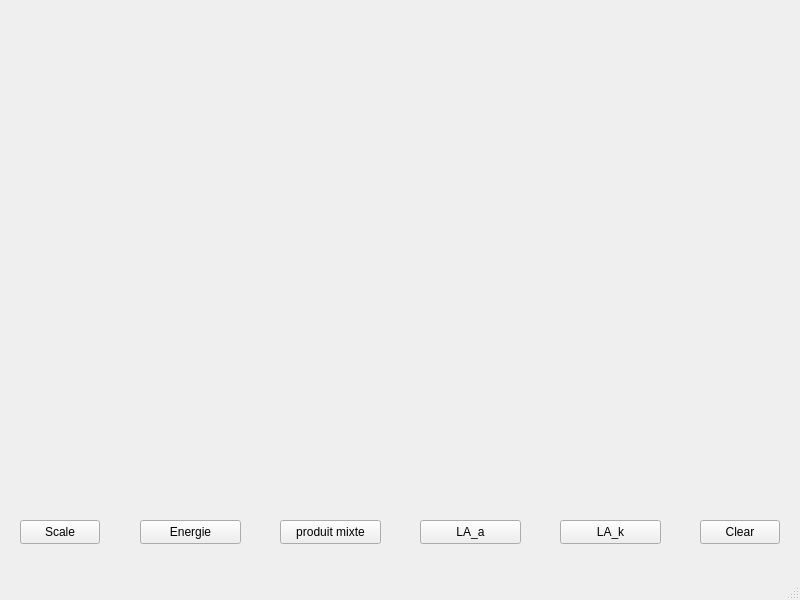
<?xml version="1.0" encoding="UTF-8"?>
<ui version="4.0">
 <class>MainWindow</class>
 <widget class="QMainWindow" name="MainWindow">
  <property name="geometry">
   <rect>
    <x>0</x>
    <y>0</y>
    <width>800</width>
    <height>600</height>
   </rect>
  </property>
  <property name="windowTitle">
   <string>MainWindow</string>
  </property>
  <widget class="QWidget" name="centralwidget">
   <widget class="QCustomPlot" name="plot" native="true">
    <property name="geometry">
     <rect>
      <x>10</x>
      <y>20</y>
      <width>751</width>
      <height>471</height>
     </rect>
    </property>
   </widget>
   <widget class="QPushButton" name="Energie_button">
    <property name="geometry">
     <rect>
      <x>140</x>
      <y>520</y>
      <width>101</width>
      <height>24</height>
     </rect>
    </property>
    <property name="text">
     <string>Energie</string>
    </property>
   </widget>
   <widget class="QPushButton" name="Clear_Button">
    <property name="geometry">
     <rect>
      <x>700</x>
      <y>520</y>
      <width>80</width>
      <height>24</height>
     </rect>
    </property>
    <property name="text">
     <string>Clear</string>
    </property>
   </widget>
   <widget class="QPushButton" name="Prod_mixt_button_2">
    <property name="geometry">
     <rect>
      <x>280</x>
      <y>520</y>
      <width>101</width>
      <height>24</height>
     </rect>
    </property>
    <property name="text">
     <string>produit mixte</string>
    </property>
   </widget>
   <widget class="QPushButton" name="LA_a_button_3">
    <property name="geometry">
     <rect>
      <x>420</x>
      <y>520</y>
      <width>101</width>
      <height>24</height>
     </rect>
    </property>
    <property name="text">
     <string>LA_a</string>
    </property>
   </widget>
   <widget class="QPushButton" name="LA_k_button">
    <property name="geometry">
     <rect>
      <x>560</x>
      <y>520</y>
      <width>101</width>
      <height>24</height>
     </rect>
    </property>
    <property name="text">
     <string>LA_k</string>
    </property>
   </widget>
   <widget class="QPushButton" name="Scale_button">
    <property name="geometry">
     <rect>
      <x>20</x>
      <y>520</y>
      <width>80</width>
      <height>24</height>
     </rect>
    </property>
    <property name="text">
     <string>Scale</string>
    </property>
   </widget>
  </widget>
  <widget class="QMenuBar" name="menubar">
   <property name="geometry">
    <rect>
     <x>0</x>
     <y>0</y>
     <width>800</width>
     <height>22</height>
    </rect>
   </property>
  </widget>
  <widget class="QStatusBar" name="statusbar"/>
 </widget>
 <customwidgets>
  <customwidget>
   <class>QCustomPlot</class>
   <extends>QWidget</extends>
   <header>qcustomplot.h</header>
   <container>1</container>
  </customwidget>
 </customwidgets>
 <resources/>
 <connections/>
</ui>
